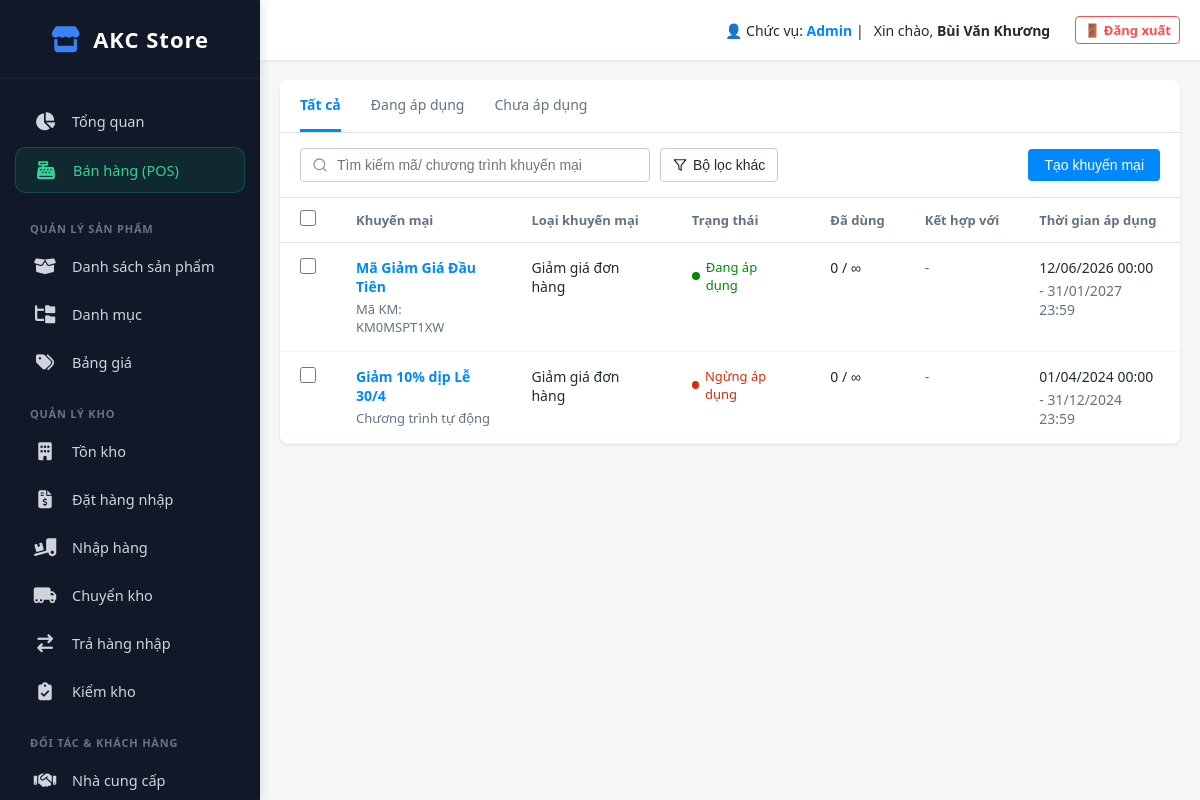
Before: /index.php?action=promo_list (signed in) with the older database file.
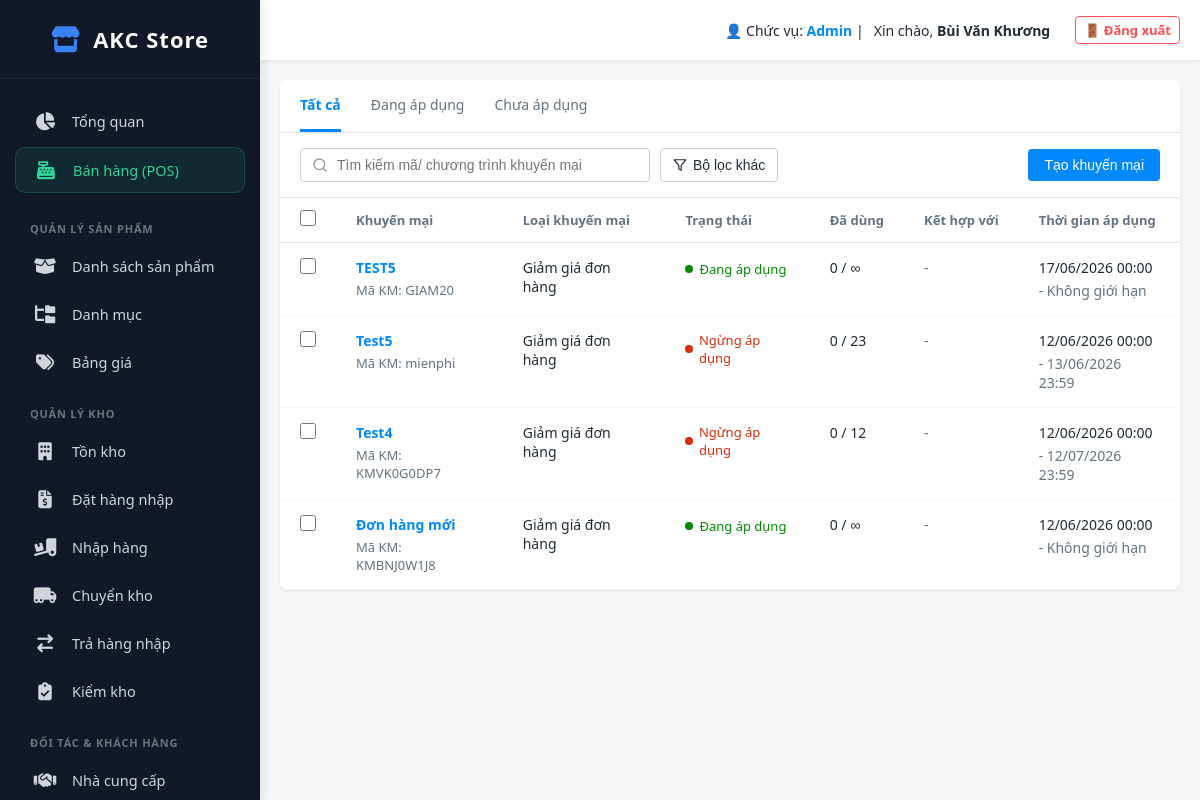
After: the same page with the newer database file.
### tables this page shows
CREATE TABLE `promotions` (
  `id` int(11) NOT NULL,
  `promo_name` varchar(255) NOT NULL,
  `promo_code` varchar(50) DEFAULT NULL COMMENT 'Để trống nếu là KM tự động',
  `promo_type` enum('discount_order','discount_product','gift_by_order','gift_by_product','free_shipping') DEFAULT 'discount_order',
  `discount_type` enum('percent','amount') DEFAULT 'amount',
  `discount_value` decimal(15,2) DEFAULT 0.00,
  `min_order_value` decimal(15,2) DEFAULT 0.00 COMMENT 'Điều kiện áp dụng',
  `start_date` datetime NOT NULL,
  `end_date` datetime NOT NULL,
  `status` enum('Đang áp dụng','Chưa áp dụng','Ngừng áp dụng') DEFAULT 'Chưa áp dụng',
  `created_at` datetime DEFAULT current_timestamp(),
  `usage_limit` int(11) DEFAULT NULL COMMENT 'Số lượng áp dụng (NULL = Vô hạn)',
  `description` text DEFAULT NULL,
  `no_end_date` tinyint(1) DEFAULT 0 COMMENT '1 = Không có ngày kết thúc',
  `advanced_timing` longtext DEFAULT NULL COMMENT 'Lưu giờ, ngày, tháng áp dụng' CHECK (json_valid(`advanced_timing`)),
  `branch_scope` enum('all','specific') DEFAULT 'all',
  `specific_branches` longtext DEFAULT NULL COMMENT 'Mảng ID chi nhánh' CHECK (json_valid(`specific_branches`)),
  `customer_scope` enum('all','specific') DEFAULT 'all',
  `customer_conditions` longtext DEFAULT NULL COMMENT 'Điều kiện khách hàng' CHECK (json_valid(`customer_conditions`)),
  `gift_settings` longtext DEFAULT NULL COMMENT 'Cấu hình chi tiết điều kiện mua và danh sách sản phẩm quà tặng' CHECK (json_valid(`gift_settings`)),
  `max_shipping_discount` decimal(15,2) DEFAULT NULL COMMENT 'Mức giảm phí ship tối đa',
  `used_count` int(11) DEFAULT 0 COMMENT 'Số lần mã/chương trình đã được sử dụng',
  `max_discount_amount` decimal(15,2) DEFAULT NULL COMMENT 'Mức giảm tối đa (nếu giảm theo %)',
  `min_product_qty` int(11) DEFAULT 0 COMMENT 'Số lượng sản phẩm tối thiểu',
  `once_per_customer` tinyint(1) DEFAULT 0 COMMENT '1 = Mỗi khách chỉ dùng 1 lần',
  `sales_channels` longtext DEFAULT NULL COMMENT 'Kênh bán hàng: POS, Web, FB...' CHECK (json_valid(`sales_channels`)),
  `allowed_combinations` longtext DEFAULT NULL COMMENT 'Cho phép kết hợp với loại KM nào' CHECK (json_valid(`allowed_combinations`)),
  `apply_once_per_order` tinyint(1) DEFAULT 1 COMMENT '1: Tính 1 lần/đơn, 0: Nhân lên theo số lượng SP',
  `product_apply_settings` longtext DEFAULT NULL COMMENT 'Lưu thông tin: Áp dụng tất cả, hay SP cụ thể, hay Danh mục cụ thể' CHECK (json_valid(`product_apply_settings`)),
  `shipping_settings` longtext DEFAULT NULL COMMENT 'Cấu hình Freeship: Tỉnh thành, Điều kiện phí ship tối đa' CHECK (json_valid(`shipping_settings`))
);

### app/controllers/PromotionController.php (called while the page is built, shortened)
<?php
require_once __DIR__ . '/../models/PromotionModel.php';
class PromotionController
{
    public function list()
    {
        $db = (new Database())->getConnection();
        $promoModel = new PromotionModel($db);
        $search = $_GET['search'] ?? '';
        $status = $_GET['status'] ?? '';
        $type = $_GET['type'] ?? '';
        $hinh_thuc = $_GET['hinh_thuc'] ?? '';
        $promotions = $promoModel->getAllPromotions($search, $status, $type, $hinh_thuc);
        require_once __DIR__ . '/../views/promotion/list.php';
    }
}

### public/index.php (called while the page is built, shortened)
<?php
$app = new App();

### app/models/PromotionModel.php (called while the page is built, shortened)
<?php
class PromotionModel
{
    private $conn;
    public function __construct($db)
    {
        $this->conn = $db;
    }
    public function getAllPromotions($search = '', $status = '', $type = '', $hinh_thuc = '')
    {
        $query = "SELECT * FROM promotions WHERE 1=1 ";
        $params = [];
        $query .= " ORDER BY id DESC";
        $stmt = $this->conn->prepare($query);
        $stmt->execute($params);
        return $stmt->fetchAll(PDO::FETCH_ASSOC);
    }
}

### app/views/promotion/list.php (the view, shortened to what the rows shown need)
<?php
require_once __DIR__ . '/../layout/header.php';
$safe_promos = is_array($promotions ?? null) ? $promotions : [];
?>
<div class="v3-card">
    <form method="POST" action="index.php?action=bulk_action_promo" id="bulkForm">
        <div style="overflow-x: auto;">
            <table class="v3-table">
                <thead>
                    <tr>
                        <th width="40"><input type="checkbox" id="check_all" style="width:16px; height:16px; cursor:pointer;"></th>
                        <th>Khuyến mại</th>
                        <th>Loại khuyến mại</th>
                        <th>Trạng thái</th>
                        <th>Đã dùng</th>
                        <th>Kết hợp với</th>
                        <th>Thời gian áp dụng</th>
                    </tr>
                </thead>
                <tbody>
                    <?php foreach ($safe_promos as $p): ?>
                        <tr>
                            <td><input type="checkbox" name="promo_ids[]" value="<?php echo $p['id']; ?>" class="row-checkbox" style="width:16px; height:16px; cursor:pointer;"></td>
                            <td>
                                <a href="index.php?action=view_promo&id=<?php echo $p['id']; ?>" style="color: #0088ff; text-decoration: none; font-weight: 600; display: block; margin-bottom: 4px;"><?php echo htmlspecialchars($p['promo_name']); ?></a>
                                <?php if (!empty($p['promo_code'])): ?>
                                    <div style="font-size: 13px; color: #637381;">Mã KM: <?php echo htmlspecialchars($p['promo_code']); ?></div>
                                <?php else: ?>
                                    <div style="font-size: 13px; color: #637381;">Chương trình tự động</div>
                                <?php endif; ?>
                            </td>
                            <td>
                                <?php
                                if ($p['promo_type'] == 'discount_order') echo 'Giảm giá đơn hàng';
                                elseif ($p['promo_type'] == 'discount_product') echo 'Giảm giá sản phẩm';
                                elseif ($p['promo_type'] == 'gift_by_order' || $p['promo_type'] == 'gift_by_product') echo 'Mua X tặng Y';
                                elseif ($p['promo_type'] == 'free_shipping') echo 'Miễn phí vận chuyển';
                                ?>
                            </td>
                            <td>
                                <?php
                                if ($p['status'] == 'Đang áp dụng') echo '<span class="status-dot status-active">Đang áp dụng</span>';
                                elseif ($p['status'] == 'Chưa áp dụng') echo '<span class="status-dot status-inactive">Chưa áp dụng</span>';
                                else echo '<span class="status-dot status-stopped">Ngừng áp dụng</span>';
                                ?>
                            </td>
                            <td><?php echo $p['used_count'] ?? 0; ?> <?php echo empty($p['usage_limit']) ? '/ &infin;' : '/ ' . $p['usage_limit']; ?></td>
                            <td><span style="color: #637381;">-</span></td>
                            <td style="color: #637381;">
                                <div style="color: #212b36; margin-bottom: 4px;"><?php echo date('d/m/Y H:i', strtotime($p['start_date'])); ?></div>
                                <div>- <?php echo ($p['no_end_date']) ? 'Không giới hạn' : date('d/m/Y H:i', strtotime($p['end_date'])); ?></div>
                            </td>
                        </tr>
                    <?php endforeach; ?>
                </tbody>
            </table>
        </div>
    </form>
</div>
<?php require_once __DIR__ . '/../layout/footer.php'; ?>

Changed rows visible on the page:
removed promotions: promo_name "Mã Giảm Giá Đầu Tiên", promo_code "KM0MSPT1XW", promo_type "Giảm giá đơn hàng", status "Đang áp dụng", used_count "0", start_date "12/06/2026 00:00", end_date "31/01/2027 23:59"
removed promotions: promo_name "Giảm 10% dịp Lễ 30/4", shows "Chương trình tự động", promo_type "Giảm giá đơn hàng", status "Ngừng áp dụng", used_count "0", start_date "01/04/2024 00:00", end_date "31/12/2024 23:59"
added promotions: promo_name "TEST5", promo_code "GIAM20", promo_type "Giảm giá đơn hàng", status "Đang áp dụng", used_count "0", start_date "17/06/2026 00:00", no_end_date "Không giới hạn"
added promotions: promo_name "Test5", promo_code "mienphi", promo_type "Giảm giá đơn hàng", status "Ngừng áp dụng", used_count "0", usage_limit "23", start_date "12/06/2026 00:00", end_date "13/06/2026 23:59"
added promotions: promo_name "Test4", promo_code "KMVK0G0DP7", promo_type "Giảm giá đơn hàng", status "Ngừng áp dụng", used_count "0", usage_limit "12", start_date "12/06/2026 00:00", end_date "12/07/2026 23:59"
added promotions: promo_name "Đơn hàng mới", promo_code "KMBNJ0W1J8", promo_type "Giảm giá đơn hàng", status "Đang áp dụng", used_count "0", start_date "12/06/2026 00:00", no_end_date "Không giới hạn"
